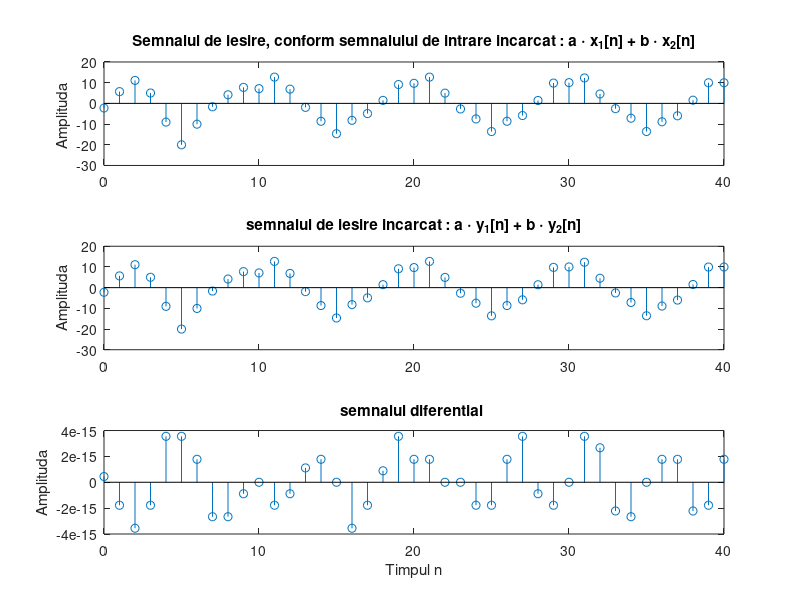

MATLAB code to generate this figure:
% Programul P2_3
% Generarea secvenюelor de iesire
clf;
n=0:40;
a=2; b=-3;
x1=cos(2*pi*0.1*n);
x2=cos(2*pi*0.4*n);
x=a*x1+b*x2;
num=[2.2403 2.4908 2.2403];
den=[1 -0.4 0.75];
ic=[0 0]; % initializarea 
y1=filter(num,den,x1,ic); % Calcularea semnalului de iesire y1[n]
y2=filter(num,den,x2,ic); % Calcularea semnalului de iesire y2[n]
y=filter(num,den,x,ic); % Calcularea semnalului de iesire y[n]
yt=a*y1+b*y2;
d=y-yt; % calcularea abaterii d[n]
%Vizualizarea semnalelor de iesire si a semnalului de abatere
subplot(3,1,1);
stem(n,y);
ylabel('Amplituda ');
title('Semnalul de iesire, conform semnalului de intrare incarcat : a \cdot x_{1}[n] + b \cdot x_{2}[n]');
subplot(3,1,2);
stem(n,yt);
ylabel('Amplituda');
title('semnalul de iesire incarcat : a \cdot y_{1}[n] + b \cdot y_{2}[n]');
subplot(3,1,3);
stem(n,d);
xlabel('Timpul n'); ylabel('Amplituda');
title('semnalul diferential ');
